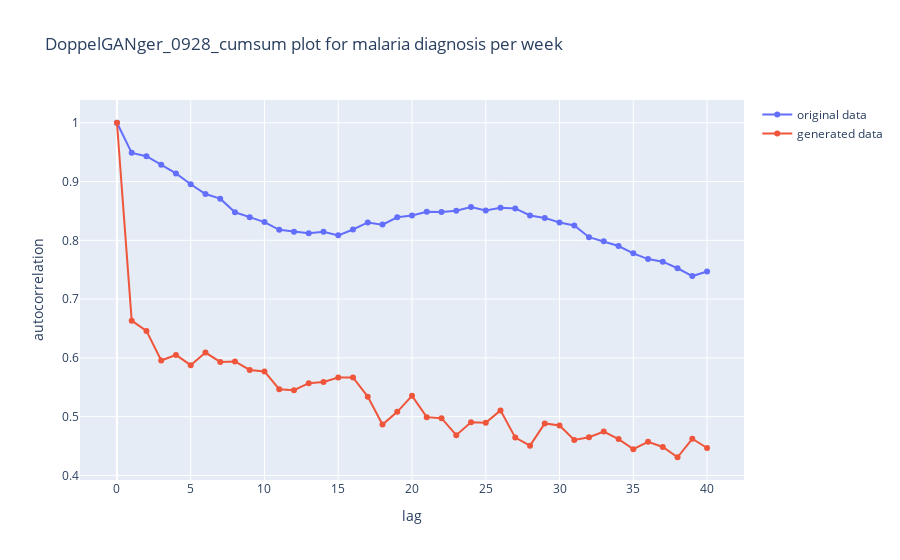

The notebook cell saved with this chart:
### Code cell
acf_malaria_dict = {}
for i in range(n):
    key = syn_keys[i]
    malaria_ori=subset(synthetic_auto_dic[key][0],'Malaria diagnosis [EUPATH_0000090]')
    malaria_gen=subset(synthetic_auto_dic[key][1],'Malaria diagnosis [EUPATH_0000090]')
    malaria_ori, table_freq_malaria_ori = auto_prep(malaria_ori)
    malaria_gen, table_freq_malaria_gen = auto_prep(malaria_gen)
    acf_df_malaria, autocorrelation_plot_malaria=autocorrelation(malaria_ori, malaria_gen, table_freq_malaria_ori, table_freq_malaria_gen, key, " plot for malaria diagnosis per week")
    acf_malaria_dict[key] = acf_df_malaria
    display(autocorrelation_plot_malaria)

### Figure 1 — Plotly figure (JSON) as saved in the notebook; plotly's stock layout.template omitted (floating-point values rounded to 4 significant figures)
{"data": [{"mode": "lines+markers", "name": "original data", "type": "scatter", "x": [0, 1, 2, 3, 4, 5, 6, 7, 8, 9, 10, 11, 12, 13, 14, 15, 16, 17, 18, 19, 20, 21, 22, 23, 24, 25, 26, 27, 28, 29, 30, 31, 32, 33, 34, 35, 36, 37, 38, 39, 40], "y": [1, 0.9488, 0.943, 0.9285, 0.9138, 0.8954, 0.8788, 0.8708, 0.8477, 0.8394, 0.831, 0.8179, 0.8145, 0.812, 0.8147, 0.8084, 0.8184, 0.8304, 0.8267, 0.8392, 0.8421, 0.8484, 0.8483, 0.8503, 0.8568, 0.8507, 0.8552, 0.8542, 0.8423, 0.8381, 0.8302, 0.8253, 0.8053, 0.7982, 0.7904, 0.7778, 0.768, 0.7636, 0.7525, 0.7392, 0.747]}, {"mode": "lines+markers", "name": "generated data", "type": "scatter", "x": [0, 1, 2, 3, 4, 5, 6, 7, 8, 9, 10, 11, 12, 13, 14, 15, 16, 17, 18, 19, 20, 21, 22, 23, 24, 25, 26, 27, 28, 29, 30, 31, 32, 33, 34, 35, 36, 37, 38, 39, 40], "y": [1, 0.6633, 0.6459, 0.5954, 0.6049, 0.5876, 0.609, 0.5931, 0.5939, 0.5794, 0.5769, 0.5467, 0.5449, 0.557, 0.559, 0.5667, 0.5666, 0.534, 0.4865, 0.5082, 0.5354, 0.4992, 0.4974, 0.4685, 0.4906, 0.4896, 0.5107, 0.4643, 0.4507, 0.4884, 0.4849, 0.4604, 0.465, 0.4746, 0.4618, 0.4447, 0.4571, 0.4484, 0.4309, 0.4624, 0.4466]}], "layout": {"title": {"text": "DoppelGANger_0928_cumsum plot for malaria diagnosis per week"}, "xaxis": {"title": {"text": "lag"}}, "yaxis": {"title": {"text": "autocorrelation"}}}}
